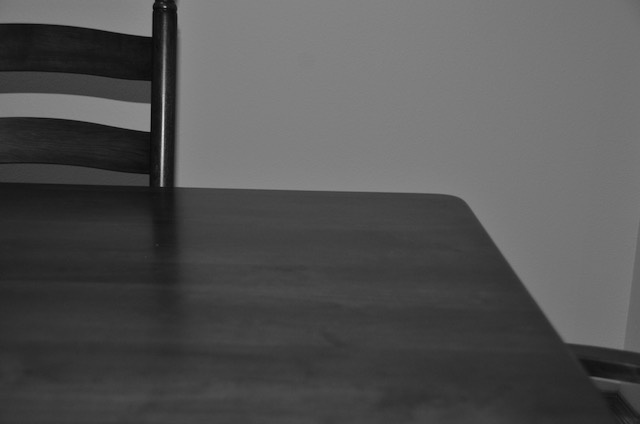
#> input picture gray_1.jpg, 640 x 424 px
$ python imageblending.py
#> lines starting #> are read from the running program, lines starting #| are printed output that depends on the picture; after the words box and inside, x2 and y2 are one past the last pixel; in counts of white or black regions, pixels touching at a corner belong together
import cv2
import numpy as np
# load the original images
g1= cv2.imread('gray_1.jpg')
#> g1 is the input picture: shape (424, 640, 3); min 3, max 214, mean 82.9
cv2.imshow('original_image_g1',g1)
g2= cv2.imread('gray_2.jpg')
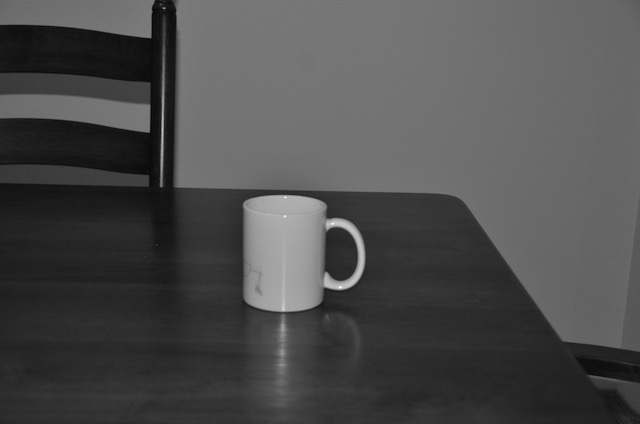
#> input picture gray_2.jpg, 640 x 424 px
#> g2 is the input picture: shape (424, 640, 3); min 5, max 255, mean 76.6
cv2.imshow('original_image_g2',g2)

# convert them to gray scale
gray1 = cv2.cvtColor(g1, cv2.COLOR_BGR2GRAY)
cv2.imshow('grayscale_image_1',gray1)
cv2.imwrite("grayscale_image_1.jpg",gray1)
gray2 = cv2.cvtColor(g2, cv2.COLOR_BGR2GRAY)
cv2.imshow('grayscale_image_2',gray2)
cv2.imwrite("grayscale_image_2.jpg",gray2)

# calculate the absulute difference of the images
result = cv2.absdiff(gray1, gray2)
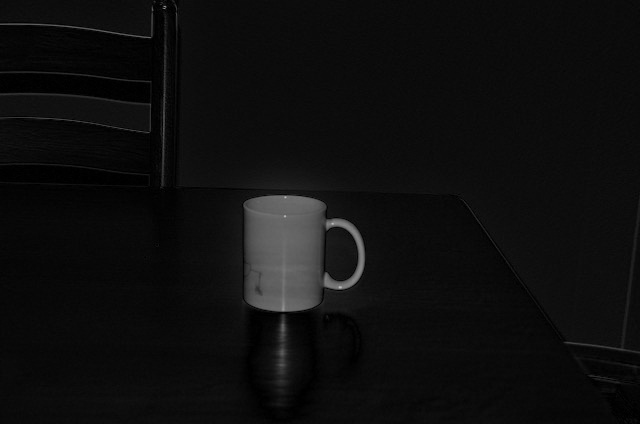
#> result: shape (424, 640); min 0, max 188, mean 14
cv2.imshow('absdiff',result)
cv2.imwrite("absdiff.jpg",result)

#trashold the image
ret,thresh = cv2.threshold(result,65,255,0)
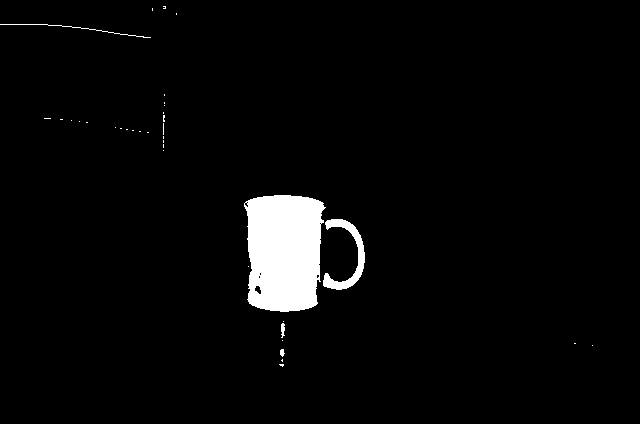
#> thresh: shape (424, 640); 3.4% white; 36 white regions (31 under 20 px), largest, box (x1, y1, x2, y2) and area: (244, 195, 326, 312) 8021, (323, 219, 365, 290) 895, (0, 24, 151, 38) 152, (281, 323, 285, 338) 45, (280, 349, 285, 357) 28
cv2.imshow("thresh", thresh)
cv2.imwrite("thresh.jpg",thresh)

#open and close the image to get rid of noise
kernel = np.ones((5,5),np.uint8)
opening = cv2.morphologyEx(thresh, cv2.MORPH_OPEN, kernel)
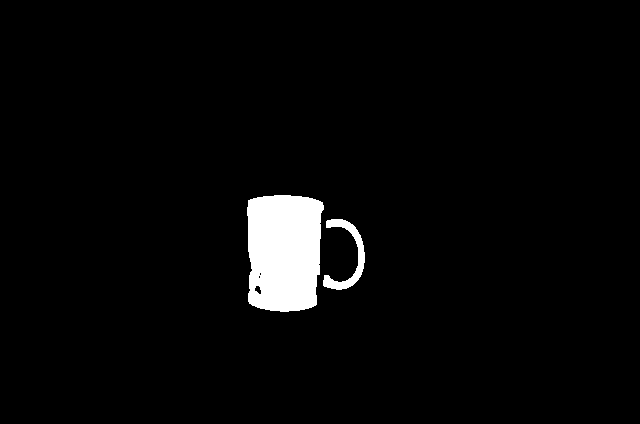
#> opening: shape (424, 640); 3.3% white; 2 white regions, box (x1, y1, x2, y2) and area: (247, 195, 324, 312) 7958, (323, 219, 365, 290) 881
cv2.imshow("opening", opening)
cv2.imwrite("opening.jpg",opening)
closing = cv2.morphologyEx(opening, cv2.MORPH_CLOSE, kernel)
#> closing: shape (424, 640); 3.3% white; 2 white regions, box (x1, y1, x2, y2) and area: (247, 195, 324, 312) 8000, (323, 219, 365, 290) 885
cv2.imshow("closing", closing)
cv2.imwrite("closing.jpg",closing)

#flood fill the white area with the value 100
h,w = closing.shape[:2]
#> h = 424; w = 640
flooded =closing
for i in range(0, h):
        for j in range(0, w):
            if flooded[i][j] == 255:
                flooded[i][j] = 100
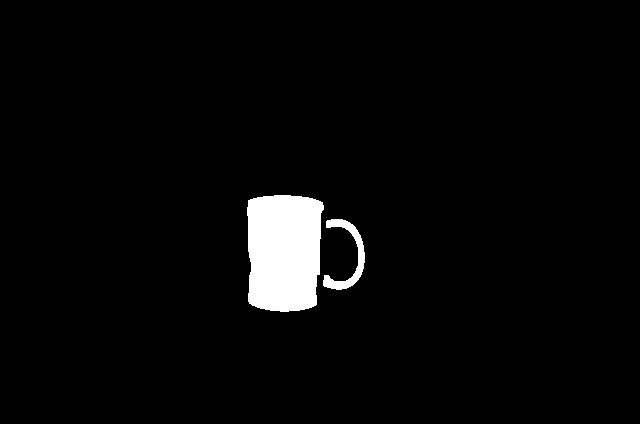
#> flooded: shape (424, 640); values 0 (black) and 100 (white), 3.3% white; 2 white regions, box (x1, y1, x2, y2) and area: (247, 195, 324, 312) 8000, (323, 219, 365, 290) 885
cv2.imshow("floodfill", flooded)
cv2.imwrite("floodfill.jpg",flooded)

# add the cup in the original image without the cup
inv = cv2.bitwise_not(flooded)
cv2.imshow("inv", inv)
cv2.imwrite("inv.jpg",inv)
r1 = cv2.bitwise_and(gray2, flooded)
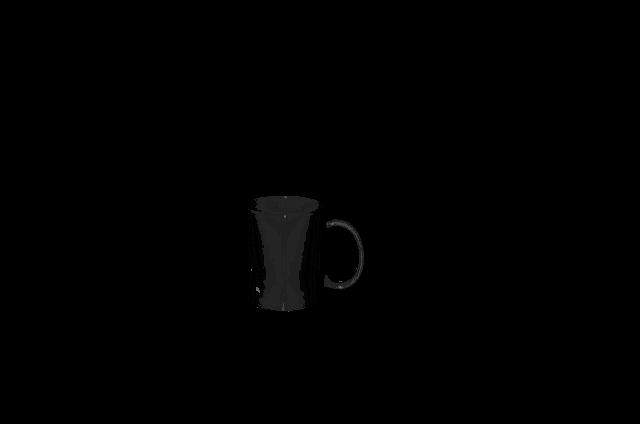
#> r1: shape (424, 640); min 0, max 100, mean 0.8
cv2.imshow("r1", r1)
cv2.imwrite("r1.jpg",r1)
r2 = cv2.bitwise_and(inv,gray1)
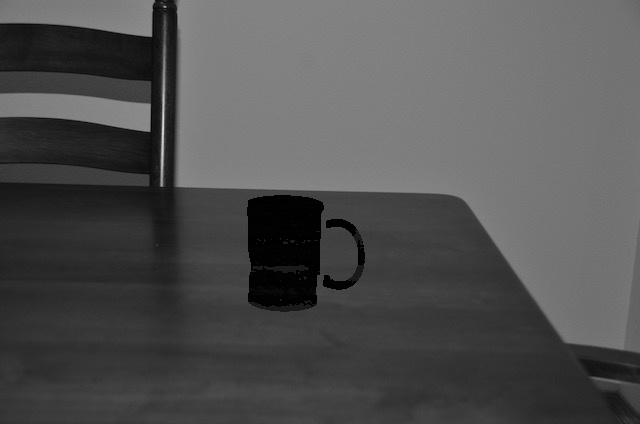
#> r2: shape (424, 640); min 0, max 214, mean 80.9
cv2.imshow("r2", r2)
cv2.imwrite("r2.jpg",r2)
r3 = cv2.bitwise_or(r1,r2)
cv2.imshow("r3", r3)
cv2.imwrite("r3.jpg",r3)

cv2.waitKey(0)
cv2.destroyAllWindows()
for i in range (1,5):
    cv2.waitKey(1)
